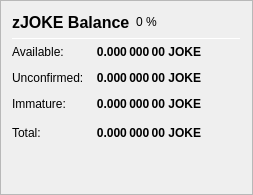
                   <widget class="QFrame" name="frame_ZerocoinBalances">
                    <property name="frameShape">
                     <enum>QFrame::StyledPanel</enum>
                    </property>
                    <property name="frameShadow">
                     <enum>QFrame::Raised</enum>
                    </property>
                    <layout class="QVBoxLayout" name="verticalLayout_7">
                     <item>
                      <layout class="QHBoxLayout" name="horizontalLayout_8" stretch="0,0,0">
                       <item>
                        <widget class="QLabel" name="label_5z_3">
                         <property name="minimumSize">
                          <size>
                           <width>0</width>
                           <height>20</height>
                          </size>
                         </property>
                         <property name="font">
                          <font>
                           <pointsize>12</pointsize>
                           <weight>75</weight>
                           <bold>true</bold>
                          </font>
                         </property>
                         <property name="text">
                          <string>zJOKE Balance</string>
                         </property>
                        </widget>
                       </item>
                       <item>
                        <widget class="QLabel" name="labelzJOKEPercent">
                         <property name="text">
                          <string notr="true">0 %</string>
                         </property>
                        </widget>
                       </item>
                       <item>
                        <spacer name="horizontalSpacer_11">
                         <property name="orientation">
                          <enum>Qt::Horizontal</enum>
                         </property>
                         <property name="sizeHint" stdset="0">
                          <size>
                           <width>40</width>
                           <height>20</height>
                          </size>
                         </property>
                        </spacer>
                       </item>
                      </layout>
                     </item>
                     <item>
                      <widget class="Line" name="line_ZerocoinBalance">
                       <property name="minimumSize">
                        <size>
                         <width>0</width>
                         <height>1</height>
                        </size>
                       </property>
                       <property name="maximumSize">
                        <size>
                         <width>16777215</width>
                         <height>1</height>
                        </size>
                       </property>
                       <property name="orientation">
                        <enum>Qt::Horizontal</enum>
                       </property>
                      </widget>
                     </item>
                     <item>
                      <layout class="QGridLayout" name="gridLayout_5">
                       <property name="spacing">
                        <number>12</number>
                       </property>
                       <item row="1" column="0">
                        <widget class="QLabel" name="labelzBalanceMatureText">
                         <property name="toolTip">
                          <string>Mature: more than 20 confirmation and more than 1 mint of the same denomination after it was minted.
These zJOKE are spendable.</string>
                         </property>
                         <property name="text">
                          <string>Available:</string>
                         </property>
                        </widget>
                       </item>
                       <item row="1" column="1">
                        <widget class="QLabel" name="labelzBalanceMature">
                         <property name="font">
                          <font>
                           <weight>75</weight>
                           <bold>true</bold>
                          </font>
                         </property>
                         <property name="toolTip">
                          <string>Mature: more than 20 confirmation and more than 1 mint of the same denomination after it was minted.
These zJOKE are spendable.</string>
                         </property>
                         <property name="text">
                          <string notr="true">0.000 000 00 JOKE</string>
                         </property>
                         <property name="alignment">
                          <set>Qt::AlignRight|Qt::AlignTrailing|Qt::AlignVCenter</set>
                         </property>
                        </widget>
                       </item>
                       <item row="2" column="0">
                        <widget class="QLabel" name="labelzBalanceUnconfirmedText">
                         <property name="toolTip">
                          <string>Unconfirmed: less than 20 confirmations
Immature: confirmed, but less than 1 mint of the same denomination after it was minted</string>
                         </property>
                         <property name="text">
                          <string>Unconfirmed:</string>
                         </property>
                        </widget>
                       </item>
                       <item row="2" column="1">
                        <widget class="QLabel" name="labelzBalanceUnconfirmed">
                         <property name="font">
                          <font>
                           <weight>75</weight>
                           <bold>true</bold>
                          </font>
                         </property>
                         <property name="toolTip">
                          <string>Unconfirmed: less than 20 confirmations
Immature: confirmed, but less than 1 mint of the same denomination after it was minted</string>
                         </property>
                         <property name="text">
                          <string notr="true">0.000 000 00 JOKE</string>
                         </property>
                         <property name="alignment">
                          <set>Qt::AlignRight|Qt::AlignTrailing|Qt::AlignVCenter</set>
                         </property>
                        </widget>
                       </item>
                       <item row="3" column="0">
                        <widget class="QLabel" name="labelzBalanceImmatureText">
                         <property name="toolTip">
                          <string>Unconfirmed: less than 20 confirmations
Immature: confirmed, but less than 1 mint of the same denomination after it was minted</string>
                         </property>
                         <property name="text">
                          <string>Immature:</string>
                         </property>
                        </widget>
                       </item>
                       <item row="3" column="1">
                        <widget class="QLabel" name="labelzBalanceImmature">
                         <property name="font">
                          <font>
                           <weight>75</weight>
                           <bold>true</bold>
                          </font>
                         </property>
                         <property name="toolTip">
                          <string>Unconfirmed: less than 20 confirmations
Immature: confirmed, but less than 1 mint of the same denomination after it was minted</string>
                         </property>
                         <property name="text">
                          <string notr="true">0.000 000 00 JOKE</string>
                         </property>
                         <property name="alignment">
                          <set>Qt::AlignRight|Qt::AlignTrailing|Qt::AlignVCenter</set>
                         </property>
                        </widget>
                       </item>
                       <item row="4" column="0">
                        <widget class="QLabel" name="labelzBalanceText">
                         <property name="toolTip">
                          <string>Your current zJOKE balance, unconfirmed and immature zJOKE included.</string>
                         </property>
                         <property name="text">
                          <string>Total:</string>
                         </property>
                        </widget>
                       </item>
                       <item row="4" column="1">
                        <widget class="QLabel" name="labelzBalance">
                         <property name="font">
                          <font>
                           <weight>75</weight>
                           <bold>true</bold>
                          </font>
                         </property>
                         <property name="cursor">
                          <cursorShape>IBeamCursor</cursorShape>
                         </property>
                         <property name="toolTip">
                          <string>Your current zJOKE balance, unconfirmed and immature zJOKE included.</string>
                         </property>
                         <property name="text">
                          <string notr="true">0.000 000 00 JOKE</string>
                         </property>
                         <property name="alignment">
                          <set>Qt::AlignRight|Qt::AlignTrailing|Qt::AlignVCenter</set>
                         </property>
                         <property name="textInteractionFlags">
                          <set>Qt::LinksAccessibleByMouse|Qt::TextSelectableByKeyboard|Qt::TextSelectableByMouse</set>
                         </property>
                        </widget>
                       </item>
                       <item row="4" column="2">
                        <spacer name="horizontalSpacer_4">
                         <property name="orientation">
                          <enum>Qt::Horizontal</enum>
                         </property>
                         <property name="sizeHint" stdset="0">
                          <size>
                           <width>40</width>
                           <height>20</height>
                          </size>
                         </property>
                        </spacer>
                       </item>
                      </layout>
                     </item>
                     <item>
                      <spacer name="verticalSpacer_4">
                       <property name="orientation">
                        <enum>Qt::Vertical</enum>
                       </property>
                       <property name="sizeHint" stdset="0">
                        <size>
                         <width>20</width>
                         <height>40</height>
                        </size>
                       </property>
                      </spacer>
                     </item>
                    </layout>
                   </widget>
